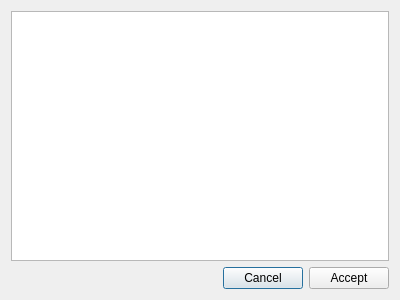
<?xml version="1.0" encoding="UTF-8"?>
<ui version="4.0">
 <class>dirChooseDialog</class>
 <widget class="QDialog" name="dirChooseDialog">
  <property name="geometry">
   <rect>
    <x>0</x>
    <y>0</y>
    <width>400</width>
    <height>300</height>
   </rect>
  </property>
  <property name="windowTitle">
   <string>Dialog</string>
  </property>
  <layout class="QVBoxLayout" name="verticalLayout">
   <item>
    <widget class="QTreeView" name="treeView"/>
   </item>
   <item>
    <layout class="QHBoxLayout" name="horizontalLayout">
     <item>
      <spacer name="horizontalSpacer">
       <property name="orientation">
        <enum>Qt::Horizontal</enum>
       </property>
       <property name="sizeHint" stdset="0">
        <size>
         <width>40</width>
         <height>20</height>
        </size>
       </property>
      </spacer>
     </item>
     <item>
      <widget class="QPushButton" name="cancelButton">
       <property name="text">
        <string>Cancel</string>
       </property>
      </widget>
     </item>
     <item>
      <widget class="QPushButton" name="acceptButton">
       <property name="text">
        <string>Accept</string>
       </property>
      </widget>
     </item>
    </layout>
   </item>
  </layout>
 </widget>
 <resources/>
 <connections/>
</ui>
